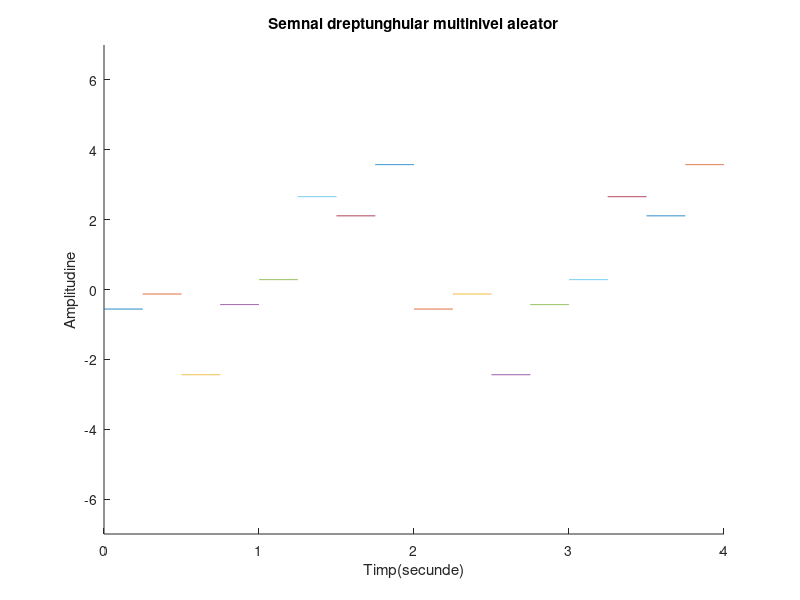

Source code (MATLAB):
hold on;
%folosesc aceasta intructiune pentru a afisa simultan 
%mai multe semnale pe grafic
%20ms
r1=rand(1);
r2=rand(1);
r3=rand(1);
r4=rand(1);
r5=rand(1);
r6=rand(1);
r7=rand(1);
r8=rand(1);
t1=0:.002:0.25;
t2=0.25:.002:0.5;
t3=0.5:.002:0.75;
t4=0.75:.002:1;
t5=1:.002:1.25;
t6=1.25:.002:1.5;
t7=1.5:.002:1.75;
t8=1.75:.002:2;
x1=-7*r1*square(8*pi*t1,100);
x2=-5*r2*square(8*pi*t2,100);
x3=-3*r3*square(8*pi*t3,100);
x4=-1*r4*square(8*pi*t4,100);
x5=1*r5*square(8*pi*t5,100);
x6=3*r6*square(8*pi*t6,100);
x7=5*r7*square(8*pi*t7,100);
x8=7*r8*square(8*pi*t8,100);
plot(t1,x1);
plot(t2,x2);
plot(t3,x3);
plot(t4,x4);
plot(t5,x5);
plot(t6,x6);
plot(t7,x7);
plot(t8,x8);
axis([0 4 -7 7]);
plot(2+t1,x1);
plot(2+t2,x2);
plot(2+t3,x3);
plot(2+t4,x4);
plot(2+t5,x5);
plot(2+t6,x6);
plot(2+t7,x7);
plot(2+t8,x8);
xlabel('Timp(secunde)')
ylabel('Amplitudine')
title('Semnal dreptunghular multinivel aleator')
